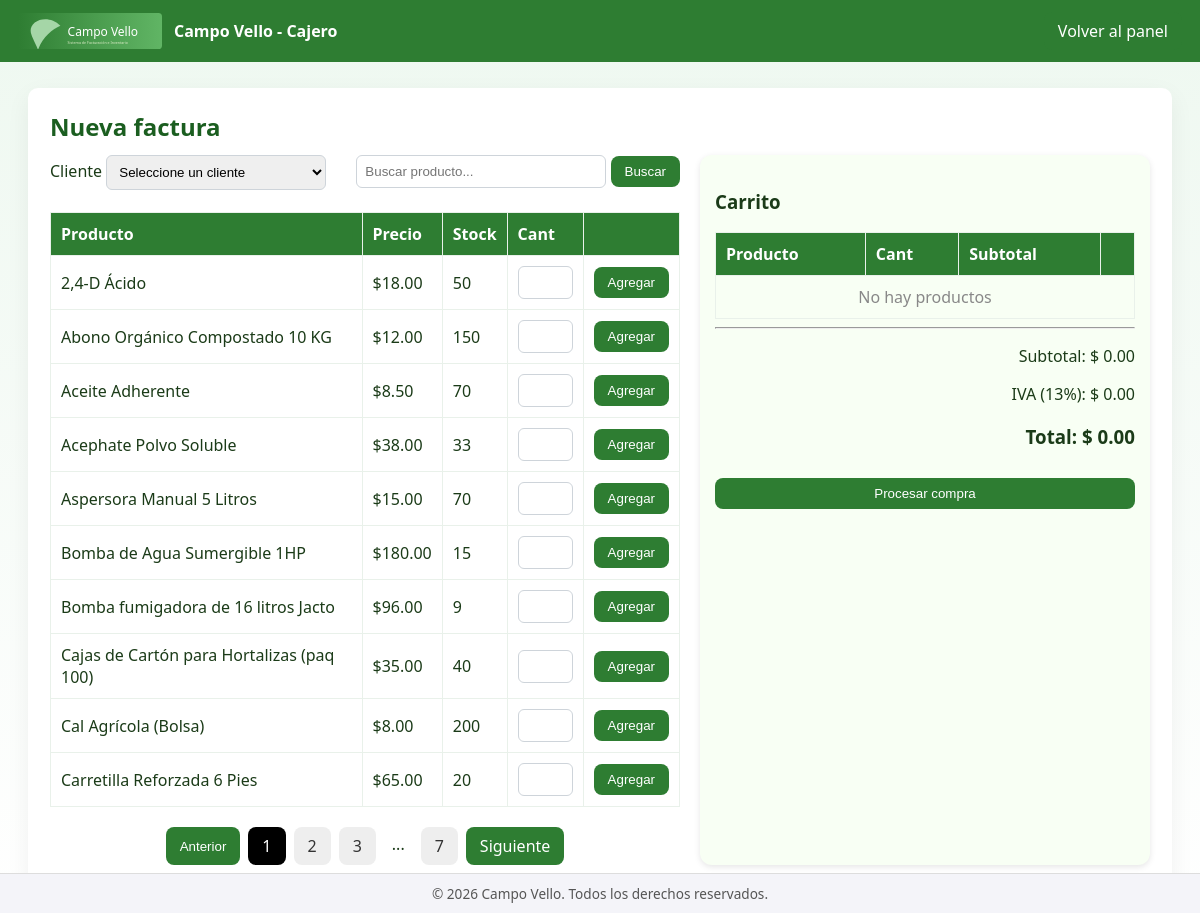
Screenshot of /cajero/nueva_factura.php (signed in) with the database file from the repository.
### tables this page shows
CREATE TABLE `productos` (
  `id` int(11) NOT NULL,
  `name` varchar(150) DEFAULT NULL,
  `category_id` int(11) DEFAULT NULL,
  `location` varchar(120) DEFAULT NULL,
  `price` decimal(10,2) DEFAULT NULL,
  `stock` int(11) DEFAULT 0
);

### cajero/nueva_factura.php (the view, shortened to what this page needs)
<?php
$pdo = getPDO();
$search_query = $_GET['search'] ?? '';
$is_searching = !empty($search_query);
$limit = 10;
$page = (int) ($_GET['page'] ?? 1);
$count_sql = 'SELECT COUNT(id) FROM productos WHERE stock > 0';
$main_sql = 'SELECT * FROM productos WHERE stock > 0';
$params = [];
$total_products_stmt = $pdo->prepare($count_sql);
$total_products_stmt->execute();
$total_products = $total_products_stmt->fetchColumn();
if ($is_searching) {
    $total_pages = 1;
    $offset = 0;
    $limit_clause = '';
} else {
    $total_pages = ceil($total_products / $limit);
    $offset = ($page - 1) * $limit;
    $limit_clause = ' LIMIT :limit OFFSET :offset';
    $params[':limit'] = $limit;
    $params[':offset'] = $offset;
}
$sql = $main_sql . ' ORDER BY name' . $limit_clause;
$stmt = $pdo->prepare($sql);
foreach ($params as $key => $value) {
    $type = PDO::PARAM_STR;
    if ($key === ':limit' || $key === ':offset') {
        $type = PDO::PARAM_INT;
    }
    $stmt->bindValue($key, $value, $type);
}
$stmt->execute();
$products = $stmt->fetchAll();
?>
<!doctype html>
<html>
<head>
    <link rel="stylesheet" href="../assets/css/style.css">
</head>
<body>
    <nav>
        <div style="display:flex;gap:12px;align-items:center">
            <img src="../assets/img/logo.svg" style="height:36px" alt="logo">
            <strong>Campo Vello - Cajero</strong>
        </div>
        <div>
            <a href="ventas.php" style="color:#fff" class="btn">Volver al panel</a>
        </div>
    </nav>
    <div class="container">
        <h2>Nueva factura</h2>
        <form method="post">
<div style="display:flex; gap:20px;">
    <div style="width:60%; display:flex; flex-direction:column;">
        <div style="display:flex; justify-content:space-between; margin-bottom:10px;">
            <div>
                <label>Cliente</label>
                <select name="client_id" required style="width:220px;">
                    <option value="">Seleccione un cliente</option>
                </select>
            </div>
            <div>
                <input type="text" id="search_input" placeholder="Buscar producto..."
                    value="<?= htmlspecialchars($search_query) ?>" style="width:250px;"
                    >
                <button type="button" class="btn" id="search_button">Buscar</button>
            </div>
        </div>
        <table class="table">
            <thead>
                <tr>
                    <th>Producto</th>
                    <th>Precio</th>
                    <th>Stock</th>
                    <th>Cant</th>
                    <th></th>
                </tr>
            </thead>
            <tbody>
                <?php if (empty($products)): ?>
                    <tr><td colspan="5" style="text-align: center; color: #666;">
                        <?php if ($is_searching): ?>
                            No se encontraron productos con el término "<?= htmlspecialchars($search_query) ?>"
                        <?php else: ?>
                            No hay productos disponibles en stock.
                        <?php endif; ?>
                    </td></tr>
                <?php else: ?>
                    <?php foreach ($products as $p): ?>
                    <tr data-id="<?= $p['id'] ?>" data-name="<?= htmlspecialchars($p['name']) ?>"
                        data-price="<?= $p['price'] ?>">
                        <td><?= htmlspecialchars($p['name']) ?></td>
                        <td>$<?= number_format($p['price'],2) ?></td>
                        <td><?= $p['stock'] ?></td>
                        <td>
                            <input type="number" min="1" max="<?= $p['stock'] ?>" value=""
                                style="width:55px;">
                        </td>
                        <td>
                            <button type="button" class="btn agregarBtn">Agregar</button>
                        </td>
                    </tr>
                    <?php endforeach ?>
                <?php endif; ?>
            </tbody>
        </table>
        <?php if (!$is_searching && $total_pages > 1) : ?>
            <div style="display: flex; justify-content: center; gap: 8px; margin-top: 20px;">
                <?php
                    $base_url = basename($_SERVER['PHP_SELF']) . '?';
                    $query_params = $_GET;
                    unset($query_params['page']);
                    unset($query_params['search']);
                    $base_query = http_build_query($query_params);
                    $base_url .= $base_query . (empty($base_query) ? '' : '&') . 'page=';
                ?>
                <?php if ($page > 1) : ?>
                    <a href="<?= $base_url . ($page - 1) ?>" class="btn">Anterior</a>
                <?php else : ?>
                    <button class="btn" disabled>Anterior</button>
                <?php endif; ?>
                <?php
                    $start = max(1, $page - 2);
                    $end = min($total_pages, $page + 2);
                    for ($i = $start; $i <= $end; $i++) : ?>
                        <a href="<?= $base_url . $i ?>" class="btn" style="<?= $i == $page ? 'background-color:#000; color:#fff;' : 'background-color:#eee; color:#333;' ?>">
                            <?= $i ?>
                        </a>
                    <?php endfor; ?>
                    <?php
                    if ($end < $total_pages) {
                        if ($end < $total_pages - 1) {
                            echo '<span style="padding: 6px 8px;">...</span>';
                        }
                        echo '<a href="' . $base_url . $total_pages . '" class="btn" style="background-color:#eee; color:#333;">' . $total_pages . '</a>';
                    }
                    ?>
                <?php if ($page < $total_pages) : ?>
                    <a href="<?= $base_url . ($page + 1) ?>" class="btn">Siguiente</a>
                <?php else : ?>
                    <button class="btn" disabled>Siguiente</button>
                <?php endif; ?>
            </div>
        <?php endif;  ?>
        </div> <div
    style="width:40%; background:#f8fff4; padding:15px; border-radius:12px; box-shadow:0 2px 6px rgba(0,0,0,0.1);">
        <h3>Carrito</h3>
        <table class="table" id="carritoTabla">
            <thead>
                <tr>
                    <th>Producto</th>
                    <th>Cant</th>
                    <th>Subtotal</th>
                    <th></th>
                </tr>
            </thead>
            <tbody id="carritoBody">
            </tbody>
        </table>
        <hr>
        <div style="text-align:right;">
            <p>Subtotal: $ <span id="subtotalPagar">0.00</span></p>
            <p>IVA (13%): $ <span id="ivaMonto">0.00</span></p>
            <h3>Total: $ <span id="totalPagar">0.00</span></h3>
        </div>
        <button class="btn" style="margin-top:10px; width:100%;">Procesar compra</button>
    </div>
</div>
</form>
</div>
 <footer style="
        position: fixed;
        bottom: 0;
        width: 100%;
        text-align: center;
        padding: 10px 0;
        background: #f4f4f9; /* Fondo similar al body */
        border-top: 1px solid #ddd;
        font-size: 0.85em;
        color: #555;
    ">
        &copy; <?= date('Y') ?> Campo Vello. Todos los derechos reservados.
    </footer>
</body>
</html>

### assets/css/style.css (style rules this page uses)
body { font-family: Segoe UI, Tahoma, sans-serif; background: linear-gradient(180deg, #eef8f0, #ffffff); margin: 0; color: #1b3b18; }
h1, h2 { color: #1b5e20; margin: 0 0 12px 0; }
nav { background: #2e7d32; color: #fff; padding: 12px 18px; display: flex; justify-content: space-between; align-items: center; }
.container { width: 95%; max-width: 1100px; margin: 26px auto; background: #fff; border-radius: 10px; padding: 22px; box-shadow: 0 8px 24px rgba(0, 0, 0, 0.06); }
input, select, textarea { padding: 8px; border-radius: 6px; border: 1px solid #ced4da; width: 100%; box-sizing: border-box; }
.btn { display: inline-block; background: #2e7d32; color: #fff; padding: 8px 14px; border-radius: 8px; border: none; cursor: pointer; text-decoration: none; transition: transform .12s ease, box-shadow .12s ease; }
.table { width: 100%; border-collapse: collapse; margin-top: 12px; }
.table th, .table td { padding: 10px; border: 1px solid #e9f1ea; text-align: left; }
.table th { background: #2e7d32; color: #fff; }

### rows the page displays
productos: name "2,4-D Ácido", price "18.00", stock "50"
productos: name "Abono Orgánico Compostado 10 KG", price "12.00", stock "150"
productos: name "Aceite Adherente", price "8.50", stock "70"
productos: name "Acephate Polvo Soluble", price "38.00", stock "33"
productos: name "Aspersora Manual 5 Litros", price "15.00", stock "70"
productos: name "Bomba de Agua Sumergible 1HP", price "180.00", stock "15"
productos: name "Bomba fumigadora de 16 litros Jacto", price "96.00", stock "9"
productos: name "Cajas de Cartón para Hortalizas (paq 100)", price "35.00", stock "40"
productos: name "Cal Agrícola (Bolsa)", price "8.00", stock "200"
productos: name "Carretilla Reforzada 6 Pies", price "65.00", stock "20"

### other values shown
$total_pages "7"
